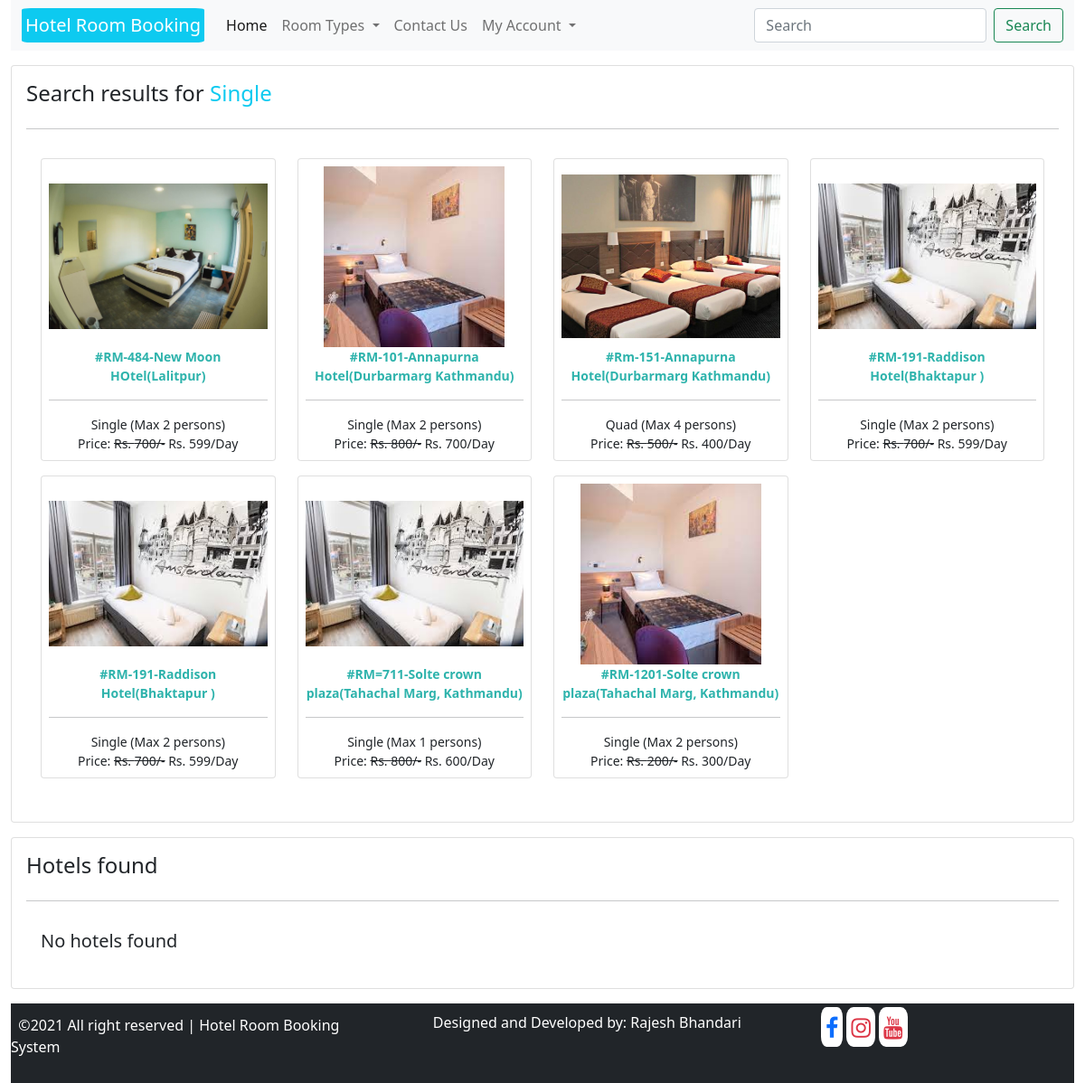
The app's page /search/?keyword=Single with its own data.
### hbsapp/models.py (models this page shows, shortened)
class TimeStamp(models.Model):
    created_at = models.DateTimeField(auto_now_add=True)
    updated_at = models.DateTimeField(auto_now=True)
    class Meta:
        abstract = True

class HotelRoom(TimeStamp):
    hotel = models.ForeignKey(Hotel, on_delete=models.RESTRICT)
    room_type = models.CharField(max_length=50, choices=ROOM_TYPE)
    room_code = models.CharField(max_length=50)
    image = models.ImageField(upload_to="rooms")
    description = models.TextField()
    marked_price = models.PositiveIntegerField(null=True, blank=True)
    price = models.PositiveIntegerField()
    view_count = models.BigIntegerField(default=0)
    maximum_capacity = models.PositiveIntegerField(default=2, choices=CAPACITY)

class Hotel(TimeStamp):
    name = models.CharField(max_length=200)
    image = models.ImageField(upload_to="hotels", null=True, blank=True)
    address = models.CharField(max_length=200)
    contact = models.CharField(max_length=200)
    email = models.EmailField(unique=True)

### hbsapp/views.py (the view)
# urls.py: path("search/", ClientSearchView.as_view(), name="clientsearch"),
class ClientSearchView(ClientMixin, View):
    def get(self, request, *args, **kwargs):
        context = self.context
        keyword = request.GET.get("keyword")
        context["searched_hotels"] = Hotel.objects.filter(
            Q(name__icontains=keyword) | Q(address__icontains=keyword))
        query_string = Q(hotel__name__icontains=keyword) | Q(hotel__address__icontains=keyword) | Q(room_type__icontains=keyword) | Q(
            room_type__icontains=keyword) | Q(room_code__icontains=keyword) | Q(description__icontains=keyword)
        context["searched_rooms"] = HotelRoom.objects.filter(query_string)
        return render(request, "clienttemplates/clientsearch.html", context)

### hbsapp/views.py (called while the page is built)
    def dispatch(self, request, *args, **kwargs):
        self.context = {
            "roomtypes": ROOM_TYPE
        }
        return super(ClientMixin, self).dispatch(request, *args, **kwargs)

### templates/clienttemplates/clientsearch.html (shortened to what this page needs)
{% extends 'clienttemplates/clientbase.html' %}
{% load static %}
{% block content %}
<section class="mt-3">
    <div class="row">
        <div class="col-md-12">
            <div class="card p-3">
                <div class="card-head">
                    <h4>Search results for <span class="text-info">{{request.GET.keyword}}</span></h4>
                </div>
                <hr>
                <div class="card-body">
                    <div class="row">
                        {% for room in searched_rooms %}
                        <div class="col-md-3 mb-3">
                            <div class="card p-2 item" style="cursor: pointer; text-align: center;"
                                data-url="{% url 'hbsapp:clientroomdetail' room.room_code room.id %}">
                                <img src="{{room.image.url}}" class="img-fluid"
                                    style="height: 200px; object-fit: contain;" alt="">
                                <p style="font-size: 14px; color: rgb(46, 179, 172); font-weight: bold;margin-bottom: 0;">#{{room.room_code}}-{{room.hotel.name}}({{room.hotel.address}})</p><hr>
                                <p style="font-size: 14px;margin-bottom: 0;">{{room.room_type}} (Max {{room.maximum_capacity}} persons)</p>
                                <p style="font-size: 14px;margin-bottom: 0;">Price: {% if room.marked_price %}<s>Rs. {{room.marked_price}}/-</s>{% endif %} Rs. {{room.price}}/Day</p>
                            </div>
                        </div>
                        {% empty %}
                        <h5>No rooms found</h5>
                        {% endfor %}
                    </div>
                </div>
            </div>
            <div class="card p-3 mt-3">
                <div class="card-head">
                    <h4>Hotels found</h4>
                </div>
                <hr>
                <div class="card-body">
                    <div class="row">
                        {% for hotel in searched_hotels %}
                        <div class="col-md-3 mb-3">
                            <div class="card p-2 item" style="cursor: pointer;" data-url="{% url 'hbsapp:clienthoteldetail' hotel.id%}">
                                <p style="margin-bottom: 0;font-weight: bold;" class="text-center">{{hotel.name}}({{hotel.address}})</p>
                                <img src="{% if hotel.image %}{{hotel.image.url}}{% else %}{% static 'clientstatic/images/default_hotel.jpeg' %}{% endif %}" class="img-fluid" style="height: 200px; object-fit: contain;" alt="">
                            </div>
                        </div>
                        {% empty %}
                        <h5>No hotels found</h5>
                        {% endfor %}
                    </div>
                </div>
            </div>
        </div>
    </div>
</section>
{% endblock %}

### records on screen
HotelRoom: image (picture), room_code "RM-484", hotel.name "New Moon HOtel", hotel.address "Lalitpur", room_type "Single", maximum_capacity "2", marked_price "700", price "599"
HotelRoom: image (picture), room_code "RM-101", hotel.name "Annapurna Hotel", hotel.address "Durbarmarg Kathmandu", room_type "Single", maximum_capacity "2", marked_price "800", price "700"
HotelRoom: image (picture), room_code "Rm-151", hotel.name "Annapurna Hotel", hotel.address "Durbarmarg Kathmandu", room_type "Quad", maximum_capacity "4", marked_price "500", price "400"
HotelRoom: image (picture), room_code "RM-191", hotel.name "Raddison Hotel", hotel.address "Bhaktapur", room_type "Single", maximum_capacity "2", marked_price "700", price "599"
HotelRoom: image (picture), room_code "RM-191", hotel.name "Raddison Hotel", hotel.address "Bhaktapur", room_type "Single", maximum_capacity "2", marked_price "700", price "599"
HotelRoom: image (picture), room_code "RM=711", hotel.name "Solte crown plaza", hotel.address "Tahachal Marg, Kathmandu", room_type "Single", maximum_capacity "1", marked_price "800", price "600"
HotelRoom: image (picture), room_code "RM-1201", hotel.name "Solte crown plaza", hotel.address "Tahachal Marg, Kathmandu", room_type "Single", maximum_capacity "2", marked_price "200", price "300"

### other values on screen
{{ request.GET.keyword }} "Single"
